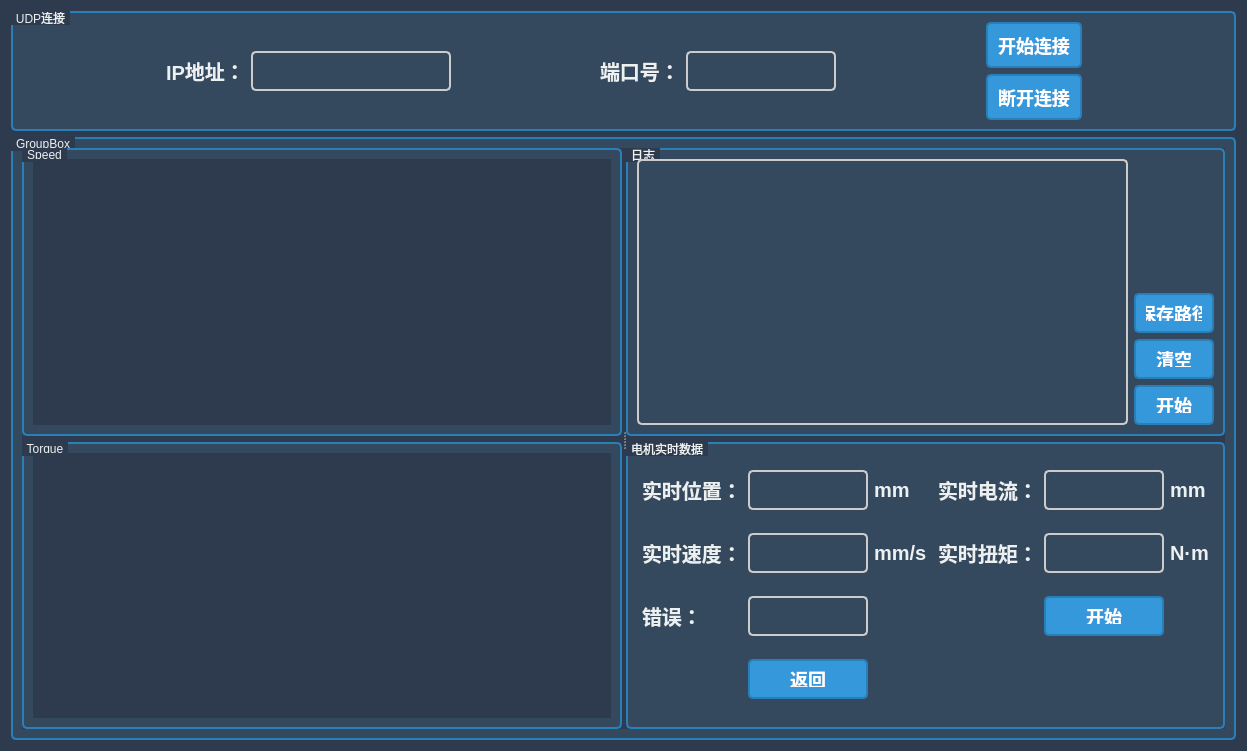
<?xml version="1.0" encoding="UTF-8"?>
<ui version="4.0">
 <class>Remote</class>
 <widget class="QWidget" name="Remote">
  <property name="geometry">
   <rect>
    <x>0</x>
    <y>0</y>
    <width>1247</width>
    <height>751</height>
   </rect>
  </property>
  <property name="windowTitle">
   <string>远程控制</string>
  </property>
  <property name="windowIcon">
   <iconset theme="远程控制">
    <normaloff>:/1606455890-2961.png</normaloff>:/1606455890-2961.png</iconset>
  </property>
  <property name="styleSheet">
   <string notr="true">/* 设置窗口背景颜色 */
QWidget {
    background-color: #2E3B4E; /* 深蓝色 */
}

/* 设置标题字体样式 */
QLabel#titleLabel, QLabel {
    font-family: &quot;Arial&quot;, sans-serif;
    font-size: 20px;
    color: #ECF0F1; /* 亮灰色 */
    font-weight: bold;
    text-align: center;
background-color: transparent; /* 透明背景 */
}

/* 按钮通用样式 */
QPushButton {
    font-family: &quot;Arial&quot;, sans-serif;
    font-size: 18px;
    color: #FFFFFF; /* 白色字体 */
    background-color: #3498DB; /* 蓝色 */
    border-radius: 5px;
    padding: 10px;
    border: 2px solid #2980B9; /* 深蓝色边框 */
}

/* 鼠标悬停时的按钮样式 */
QPushButton:hover {
    background-color: #2980B9; /* 深蓝色 */
}

/* 按钮被点击时的样式 */
QPushButton:pressed {
    background-color: #1F618D; /* 更深的蓝色 */
}

/* 输入框样式 */
QLineEdit {
    font-family: &quot;Arial&quot;, sans-serif;
    font-size: 18px;
    padding: 5px;
    border: 2px solid #CCCCCC; /* 浅灰色边框 */
    border-radius: 5px;
    background-color: #34495E; /* 深灰色背景 */
    color: #ECF0F1; /* 亮灰色字体 */
}

/* 日志区域样式 */
QTextEdit {
    font-family: &quot;Arial&quot;, sans-serif;
    font-size: 16px;
    padding: 5px;
    border: 2px solid #CCCCCC; /* 浅灰色边框 */
    border-radius: 5px;
    background-color: #34495E; /* 深灰色背景 */
    color: #ECF0F1; /* 亮灰色字体 */
}

/* 设置面板边框 */
QGroupBox {
    border: 2px solid #2980B9; /* 深蓝色边框 */
    border-radius: 5px;
    margin-top: 1ex;
    background-color: #34495E; /* 更深的背景色 */
}

QGroupBox::title {
    subcontrol-origin: margin;
    subcontrol-position: top left;
    padding: 0 3px;
    color: #ECF0F1; /* 亮灰色 */
    background-color: #2E3B4E; /* 深蓝色背景 */
}
</string>
  </property>
  <layout class="QGridLayout" name="gridLayout_6">
   <item row="0" column="0">
    <widget class="QGroupBox" name="groupBox_5">
     <property name="minimumSize">
      <size>
       <width>0</width>
       <height>120</height>
      </size>
     </property>
     <property name="maximumSize">
      <size>
       <width>16777215</width>
       <height>120</height>
      </size>
     </property>
     <property name="title">
      <string>UDP连接</string>
     </property>
     <layout class="QHBoxLayout" name="horizontalLayout">
      <item>
       <spacer name="horizontalSpacer_6">
        <property name="orientation">
         <enum>Qt::Horizontal</enum>
        </property>
        <property name="sizeHint" stdset="0">
         <size>
          <width>40</width>
          <height>20</height>
         </size>
        </property>
       </spacer>
      </item>
      <item>
       <widget class="QLabel" name="IP_label">
        <property name="minimumSize">
         <size>
          <width>0</width>
          <height>40</height>
         </size>
        </property>
        <property name="maximumSize">
         <size>
          <width>16777215</width>
          <height>40</height>
         </size>
        </property>
        <property name="font">
         <font>
          <family>Arial</family>
          <pointsize>-1</pointsize>
          <bold>true</bold>
         </font>
        </property>
        <property name="text">
         <string>IP地址：</string>
        </property>
       </widget>
      </item>
      <item>
       <widget class="QLineEdit" name="IP_lineEdit">
        <property name="minimumSize">
         <size>
          <width>200</width>
          <height>40</height>
         </size>
        </property>
        <property name="font">
         <font>
          <family>Arial</family>
          <pointsize>-1</pointsize>
          <bold>true</bold>
         </font>
        </property>
        <property name="alignment">
         <set>Qt::AlignCenter</set>
        </property>
       </widget>
      </item>
      <item>
       <spacer name="horizontalSpacer">
        <property name="orientation">
         <enum>Qt::Horizontal</enum>
        </property>
        <property name="sizeHint" stdset="0">
         <size>
          <width>40</width>
          <height>20</height>
         </size>
        </property>
       </spacer>
      </item>
      <item>
       <widget class="QLabel" name="Port_label">
        <property name="minimumSize">
         <size>
          <width>0</width>
          <height>40</height>
         </size>
        </property>
        <property name="maximumSize">
         <size>
          <width>16777215</width>
          <height>40</height>
         </size>
        </property>
        <property name="font">
         <font>
          <family>Arial</family>
          <pointsize>-1</pointsize>
          <bold>true</bold>
         </font>
        </property>
        <property name="text">
         <string>端口号：</string>
        </property>
       </widget>
      </item>
      <item>
       <widget class="QLineEdit" name="Port_lineEdit">
        <property name="minimumSize">
         <size>
          <width>150</width>
          <height>40</height>
         </size>
        </property>
        <property name="maximumSize">
         <size>
          <width>150</width>
          <height>16777215</height>
         </size>
        </property>
        <property name="font">
         <font>
          <family>Arial</family>
          <pointsize>-1</pointsize>
          <bold>true</bold>
         </font>
        </property>
        <property name="alignment">
         <set>Qt::AlignCenter</set>
        </property>
       </widget>
      </item>
      <item>
       <spacer name="horizontalSpacer_2">
        <property name="orientation">
         <enum>Qt::Horizontal</enum>
        </property>
        <property name="sizeHint" stdset="0">
         <size>
          <width>40</width>
          <height>20</height>
         </size>
        </property>
       </spacer>
      </item>
      <item>
       <layout class="QVBoxLayout" name="verticalLayout">
        <item>
         <widget class="QPushButton" name="Connect_Button">
          <property name="minimumSize">
           <size>
            <width>80</width>
            <height>40</height>
           </size>
          </property>
          <property name="font">
           <font>
            <family>Arial</family>
            <pointsize>-1</pointsize>
            <bold>true</bold>
           </font>
          </property>
          <property name="text">
           <string>开始连接</string>
          </property>
         </widget>
        </item>
        <item>
         <widget class="QPushButton" name="Disconnect_Button">
          <property name="minimumSize">
           <size>
            <width>80</width>
            <height>40</height>
           </size>
          </property>
          <property name="font">
           <font>
            <family>Arial</family>
            <pointsize>-1</pointsize>
            <bold>true</bold>
           </font>
          </property>
          <property name="text">
           <string>断开连接</string>
          </property>
         </widget>
        </item>
       </layout>
      </item>
      <item>
       <spacer name="horizontalSpacer_7">
        <property name="orientation">
         <enum>Qt::Horizontal</enum>
        </property>
        <property name="sizeHint" stdset="0">
         <size>
          <width>40</width>
          <height>20</height>
         </size>
        </property>
       </spacer>
      </item>
     </layout>
    </widget>
   </item>
   <item row="1" column="0">
    <widget class="QGroupBox" name="groupBox_6">
     <property name="title">
      <string>GroupBox</string>
     </property>
     <layout class="QGridLayout" name="gridLayout_5">
      <item row="0" column="0">
       <widget class="QSplitter" name="splitter">
        <property name="orientation">
         <enum>Qt::Horizontal</enum>
        </property>
        <widget class="QWidget" name="layoutWidget">
         <layout class="QVBoxLayout" name="verticalLayout_2">
          <item>
           <widget class="QGroupBox" name="groupBox_2">
            <property name="minimumSize">
             <size>
              <width>600</width>
              <height>0</height>
             </size>
            </property>
            <property name="maximumSize">
             <size>
              <width>16777215</width>
              <height>16777215</height>
             </size>
            </property>
            <property name="title">
             <string>Speed</string>
            </property>
            <layout class="QGridLayout" name="gridLayout_3">
             <item row="0" column="0">
              <widget class="QCustomPlot" name="Speed" native="true"/>
             </item>
            </layout>
           </widget>
          </item>
          <item>
           <widget class="QGroupBox" name="groupBox_3">
            <property name="minimumSize">
             <size>
              <width>600</width>
              <height>0</height>
             </size>
            </property>
            <property name="title">
             <string>Torque</string>
            </property>
            <layout class="QGridLayout" name="gridLayout_4">
             <item row="0" column="0">
              <widget class="QCustomPlot" name="Torque" native="true">
               <property name="minimumSize">
                <size>
                 <width>0</width>
                 <height>0</height>
                </size>
               </property>
               <property name="maximumSize">
                <size>
                 <width>16777215</width>
                 <height>16777215</height>
                </size>
               </property>
              </widget>
             </item>
            </layout>
           </widget>
          </item>
         </layout>
        </widget>
        <widget class="QWidget" name="layoutWidget">
         <layout class="QVBoxLayout" name="verticalLayout_3">
          <item>
           <widget class="QGroupBox" name="groupBox_4">
            <property name="title">
             <string>日志</string>
            </property>
            <layout class="QGridLayout" name="gridLayout">
             <item row="2" column="1">
              <widget class="QPushButton" name="LogClear">
               <property name="minimumSize">
                <size>
                 <width>80</width>
                 <height>40</height>
                </size>
               </property>
               <property name="maximumSize">
                <size>
                 <width>80</width>
                 <height>40</height>
                </size>
               </property>
               <property name="font">
                <font>
                 <family>Arial</family>
                 <pointsize>-1</pointsize>
                 <bold>true</bold>
                </font>
               </property>
               <property name="text">
                <string>清空</string>
               </property>
              </widget>
             </item>
             <item row="3" column="1">
              <widget class="QPushButton" name="LogControl">
               <property name="minimumSize">
                <size>
                 <width>80</width>
                 <height>40</height>
                </size>
               </property>
               <property name="maximumSize">
                <size>
                 <width>80</width>
                 <height>40</height>
                </size>
               </property>
               <property name="font">
                <font>
                 <family>Arial</family>
                 <pointsize>-1</pointsize>
                 <bold>true</bold>
                </font>
               </property>
               <property name="text">
                <string>开始</string>
               </property>
               <property name="checkable">
                <bool>true</bool>
               </property>
              </widget>
             </item>
             <item row="1" column="1">
              <widget class="QPushButton" name="LogSalve">
               <property name="minimumSize">
                <size>
                 <width>80</width>
                 <height>40</height>
                </size>
               </property>
               <property name="maximumSize">
                <size>
                 <width>80</width>
                 <height>40</height>
                </size>
               </property>
               <property name="font">
                <font>
                 <family>Arial</family>
                 <pointsize>-1</pointsize>
                 <bold>true</bold>
                </font>
               </property>
               <property name="text">
                <string>保存路径</string>
               </property>
              </widget>
             </item>
             <item row="0" column="0" rowspan="4">
              <widget class="QTextEdit" name="logText"/>
             </item>
            </layout>
           </widget>
          </item>
          <item>
           <widget class="QGroupBox" name="groupBox">
            <property name="title">
             <string>电机实时数据</string>
            </property>
            <layout class="QGridLayout" name="gridLayout_2">
             <item row="1" column="7">
              <widget class="QLabel" name="label_8">
               <property name="font">
                <font>
                 <family>Arial</family>
                 <pointsize>-1</pointsize>
                 <bold>true</bold>
                </font>
               </property>
               <property name="text">
                <string>N·m</string>
               </property>
              </widget>
             </item>
             <item row="0" column="1">
              <widget class="QLabel" name="Position_label">
               <property name="font">
                <font>
                 <family>Arial</family>
                 <pointsize>-1</pointsize>
                 <bold>true</bold>
                </font>
               </property>
               <property name="text">
                <string>实时位置：</string>
               </property>
              </widget>
             </item>
             <item row="1" column="3">
              <widget class="QLabel" name="label_6">
               <property name="font">
                <font>
                 <family>Arial</family>
                 <pointsize>-1</pointsize>
                 <bold>true</bold>
                </font>
               </property>
               <property name="text">
                <string>mm/s</string>
               </property>
              </widget>
             </item>
             <item row="0" column="3">
              <widget class="QLabel" name="label_5">
               <property name="font">
                <font>
                 <family>Arial</family>
                 <pointsize>-1</pointsize>
                 <bold>true</bold>
                </font>
               </property>
               <property name="text">
                <string>mm</string>
               </property>
              </widget>
             </item>
             <item row="1" column="2">
              <widget class="QLineEdit" name="Speed_lineEdit">
               <property name="minimumSize">
                <size>
                 <width>120</width>
                 <height>40</height>
                </size>
               </property>
               <property name="maximumSize">
                <size>
                 <width>120</width>
                 <height>40</height>
                </size>
               </property>
               <property name="font">
                <font>
                 <family>Arial</family>
                 <pointsize>-1</pointsize>
                 <bold>true</bold>
                </font>
               </property>
               <property name="alignment">
                <set>Qt::AlignCenter</set>
               </property>
              </widget>
             </item>
             <item row="1" column="6">
              <widget class="QLineEdit" name="Torque_lineEdit">
               <property name="minimumSize">
                <size>
                 <width>120</width>
                 <height>40</height>
                </size>
               </property>
               <property name="maximumSize">
                <size>
                 <width>120</width>
                 <height>40</height>
                </size>
               </property>
               <property name="font">
                <font>
                 <family>Arial</family>
                 <pointsize>-1</pointsize>
                 <bold>true</bold>
                </font>
               </property>
               <property name="alignment">
                <set>Qt::AlignCenter</set>
               </property>
              </widget>
             </item>
             <item row="2" column="1">
              <widget class="QLabel" name="label">
               <property name="minimumSize">
                <size>
                 <width>80</width>
                 <height>40</height>
                </size>
               </property>
               <property name="font">
                <font>
                 <family>Arial</family>
                 <pointsize>-1</pointsize>
                 <bold>true</bold>
                </font>
               </property>
               <property name="text">
                <string>错误：</string>
               </property>
              </widget>
             </item>
             <item row="0" column="6">
              <widget class="QLineEdit" name="Current_lineEdit">
               <property name="minimumSize">
                <size>
                 <width>120</width>
                 <height>40</height>
                </size>
               </property>
               <property name="maximumSize">
                <size>
                 <width>120</width>
                 <height>40</height>
                </size>
               </property>
               <property name="font">
                <font>
                 <family>Arial</family>
                 <pointsize>-1</pointsize>
                 <bold>true</bold>
                </font>
               </property>
               <property name="alignment">
                <set>Qt::AlignCenter</set>
               </property>
              </widget>
             </item>
             <item row="0" column="2">
              <widget class="QLineEdit" name="Position_lineEdit">
               <property name="minimumSize">
                <size>
                 <width>120</width>
                 <height>40</height>
                </size>
               </property>
               <property name="maximumSize">
                <size>
                 <width>120</width>
                 <height>40</height>
                </size>
               </property>
               <property name="font">
                <font>
                 <family>Arial</family>
                 <pointsize>-1</pointsize>
                 <bold>true</bold>
                </font>
               </property>
               <property name="alignment">
                <set>Qt::AlignCenter</set>
               </property>
              </widget>
             </item>
             <item row="2" column="6" colspan="2">
              <widget class="QPushButton" name="StartButton">
               <property name="minimumSize">
                <size>
                 <width>120</width>
                 <height>40</height>
                </size>
               </property>
               <property name="maximumSize">
                <size>
                 <width>120</width>
                 <height>40</height>
                </size>
               </property>
               <property name="font">
                <font>
                 <family>Arial</family>
                 <pointsize>-1</pointsize>
                 <bold>true</bold>
                </font>
               </property>
               <property name="text">
                <string>开始</string>
               </property>
               <property name="checkable">
                <bool>true</bool>
               </property>
              </widget>
             </item>
             <item row="0" column="0">
              <spacer name="horizontalSpacer_3">
               <property name="orientation">
                <enum>Qt::Horizontal</enum>
               </property>
               <property name="sizeHint" stdset="0">
                <size>
                 <width>40</width>
                 <height>20</height>
                </size>
               </property>
              </spacer>
             </item>
             <item row="1" column="1">
              <widget class="QLabel" name="Speed_label">
               <property name="font">
                <font>
                 <family>Arial</family>
                 <pointsize>-1</pointsize>
                 <bold>true</bold>
                </font>
               </property>
               <property name="text">
                <string>实时速度：</string>
               </property>
              </widget>
             </item>
             <item row="3" column="2">
              <widget class="QPushButton" name="pushButton">
               <property name="minimumSize">
                <size>
                 <width>120</width>
                 <height>40</height>
                </size>
               </property>
               <property name="maximumSize">
                <size>
                 <width>120</width>
                 <height>40</height>
                </size>
               </property>
               <property name="font">
                <font>
                 <family>Arial</family>
                 <pointsize>-1</pointsize>
                 <bold>true</bold>
                </font>
               </property>
               <property name="text">
                <string>返回</string>
               </property>
              </widget>
             </item>
             <item row="2" column="2">
              <widget class="QLineEdit" name="Error_lineEdit">
               <property name="minimumSize">
                <size>
                 <width>120</width>
                 <height>40</height>
                </size>
               </property>
               <property name="maximumSize">
                <size>
                 <width>120</width>
                 <height>40</height>
                </size>
               </property>
               <property name="font">
                <font>
                 <family>Arial</family>
                 <pointsize>-1</pointsize>
                 <bold>true</bold>
                </font>
               </property>
               <property name="alignment">
                <set>Qt::AlignCenter</set>
               </property>
              </widget>
             </item>
             <item row="1" column="8">
              <spacer name="horizontalSpacer_4">
               <property name="orientation">
                <enum>Qt::Horizontal</enum>
               </property>
               <property name="sizeHint" stdset="0">
                <size>
                 <width>40</width>
                 <height>20</height>
                </size>
               </property>
              </spacer>
             </item>
             <item row="1" column="5">
              <widget class="QLabel" name="Torque_label">
               <property name="font">
                <font>
                 <family>Arial</family>
                 <pointsize>-1</pointsize>
                 <bold>true</bold>
                </font>
               </property>
               <property name="text">
                <string>实时扭矩：</string>
               </property>
              </widget>
             </item>
             <item row="0" column="7">
              <widget class="QLabel" name="label_7">
               <property name="font">
                <font>
                 <family>Arial</family>
                 <pointsize>-1</pointsize>
                 <bold>true</bold>
                </font>
               </property>
               <property name="text">
                <string>mm</string>
               </property>
              </widget>
             </item>
             <item row="0" column="5">
              <widget class="QLabel" name="Current_label">
               <property name="font">
                <font>
                 <family>Arial</family>
                 <pointsize>-1</pointsize>
                 <bold>true</bold>
                </font>
               </property>
               <property name="text">
                <string>实时电流：</string>
               </property>
              </widget>
             </item>
             <item row="0" column="4">
              <spacer name="horizontalSpacer_5">
               <property name="orientation">
                <enum>Qt::Horizontal</enum>
               </property>
               <property name="sizeHint" stdset="0">
                <size>
                 <width>40</width>
                 <height>20</height>
                </size>
               </property>
              </spacer>
             </item>
            </layout>
           </widget>
          </item>
         </layout>
        </widget>
       </widget>
      </item>
     </layout>
    </widget>
   </item>
  </layout>
 </widget>
 <customwidgets>
  <customwidget>
   <class>QCustomPlot</class>
   <extends>QWidget</extends>
   <header location="global">qcustomplot.h</header>
   <container>1</container>
  </customwidget>
 </customwidgets>
 <resources/>
 <connections/>
</ui>
